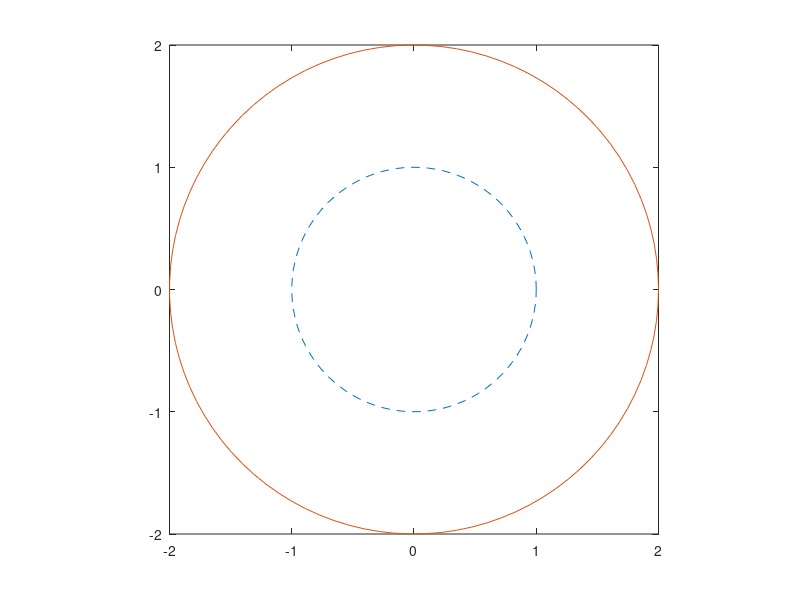

MATLAB code to generate this figure: (Note: this script raises an error after producing the figure.)
clear all
clc
%%%%%%Random practice 
theta=linspace(0,360,100);
x=cosd(theta); y=sind(theta);
figure()
plot(x,y,'--')
daspect([1 1 1])

hold on 
x1=2*x;y1=2*y;
plot(x1,y1)
daspect([1 1 1])
[D,Dinfo] = readheaderL3_test('/Users/brneupane/Desktop/test_folder/SNG_200434800_V01.DAT');

LT=D.SC_POS_LOCAL_TIME;
R=D.SC_POS_R;

ACT=270-D.DIM3_PHI;

%%%%%Taking phi co-ordiantes from data
phi=D.DIM3_PHI;



  
  
   
  hold on
  plot(0,0,'+')
  plot(0+0.05*cosd(linspace(0,360,40)),1+0.05*sind(linspace(0,360,40)),'r')
  plot(0,1,'.r','MarkerSize',10)
  plot(0+0.05*cosd(linspace(0,360,40)),-1+0.05*sind(linspace(0,360,40)),'r')
  plot(0,-1,'*r','MarkerSize',10)
  
%  x_sc=cosd(phi);
%  y_sc=sind(phi);
% plot(x_sc,y_sc,'.k')

polar(theta,ones(size(theta)))


